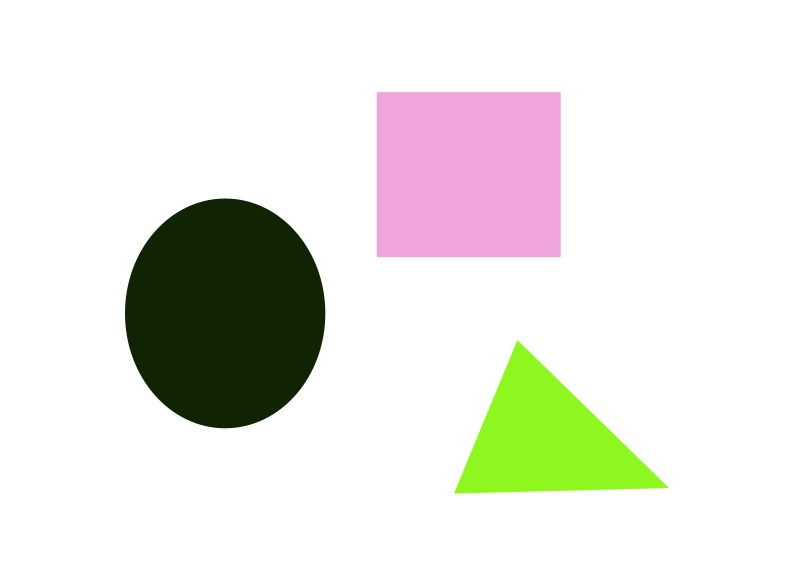
#> input picture images/test_image.jpg, 794 x 587 px
$ python main.py
#> lines starting #> are read from the running program, lines starting #| are printed output that depends on the picture; after the words box and inside, x2 and y2 are one past the last pixel; in counts of white or black regions, pixels touching at a corner belong together
### src/image_loader.py
import cv2 as cv

class ImageLoader:
    @staticmethod
    def load_image(image_path):

        image = cv.imread(image_path)
        if image is None:
            raise FileNotFoundError(f"Error: Unable to load image at path {image_path}.")
        return image

    @staticmethod
    def save_image(image, save_path):

        cv.imwrite(save_path, image)
        print(f"Image saved as {save_path}")

### src/shape_detector.py
import cv2 as cv

class ShapeDetector:
    @staticmethod
    def preprocess_image(image, blur_ksize=(5, 5), canny_thresh1=50, canny_thresh2=150):
        """Convert image to grayscale, blur it, and apply Canny edge detection."""
        gray = cv.cvtColor(image, cv.COLOR_BGR2GRAY)
        blurred = cv.GaussianBlur(gray, blur_ksize, 0)
        edged = cv.Canny(blurred, canny_thresh1, canny_thresh2)
        return edged

    @staticmethod
    def detect_shapes(image):
        """Detect shapes in an image."""
        edged = ShapeDetector.preprocess_image(image)
        contours, _ = cv.findContours(edged, cv.RETR_EXTERNAL, cv.CHAIN_APPROX_SIMPLE)
        shapes = []

        for contour in contours:
            epsilon = 0.04 * cv.arcLength(contour, True)
            approx = cv.approxPolyDP(contour, epsilon, True)
            x, y, w, h = cv.boundingRect(approx)

            if len(approx) == 3:
                shape_name = "Triangle"
            elif len(approx) == 4:
                aspect_ratio = w / float(h)
                shape_name = "Square" if 0.95 <= aspect_ratio <= 1.05 else "Rectangle"
            elif len(approx) == 5:
                shape_name = "Pentagon"
            else:
                shape_name = "Circle"

            shapes.append((approx, shape_name, (x, y)))

        return shapes

### src/image_processor.py
import cv2 as cv

class ImageProcessor:
    @staticmethod
    def annotate_image(image, shapes):

        for approx, shape_name, (x, y) in shapes:
            cv.drawContours(image, [approx], -1, (0, 255, 0), 2)
            cv.putText(image, shape_name, (x, y - 10), cv.FONT_HERSHEY_SIMPLEX, 0.5, (0, 255, 0), 2)
        return image

### src/image_display.py
import cv2 as cv

class ImageDisplay:
    @staticmethod
    def display_image(window_name, image):

        cv.imshow(window_name, image)
        cv.waitKey(0)
        cv.destroyAllWindows()

### src/main.py
import cv2 as cv
import os
from image_loader import ImageLoader
from shape_detector import ShapeDetector
from image_display import ImageDisplay
from image_processor import ImageProcessor


def main(image_path, save_path):

    """Main function to load image, detect shapes, classify and save the image."""
    try:

        image = ImageLoader.load_image(image_path)
#> in load_image, image is the input picture: shape (587, 794, 3); mean B, G, R 225.4, 231.9, 231.5

        # Display the original image
        ImageDisplay.display_image("Original Image", image)

        # Detect shapes
        shapes = ShapeDetector.detect_shapes(image)
#> in preprocess_image, `gray = cv.cvtColor(image, cv.COLOR_BGR2GRAY)`:
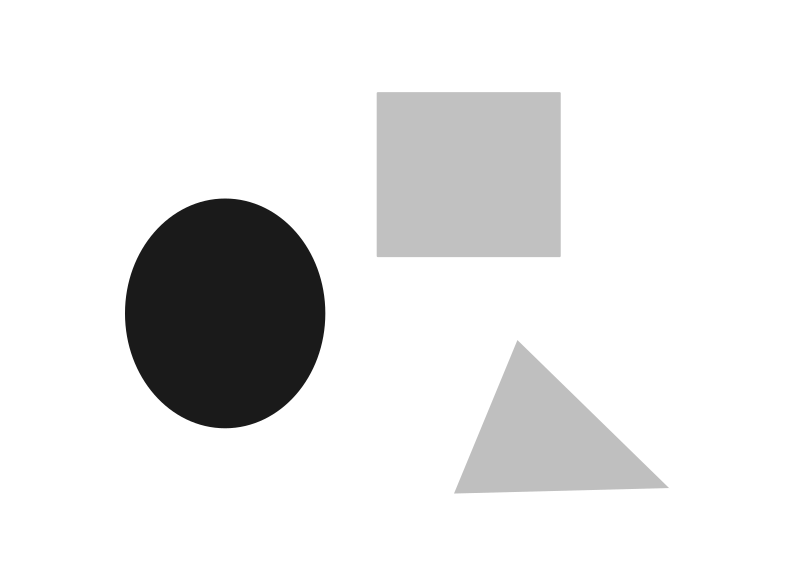
#> gray: shape (587, 794); min 26, max 255, mean 231
#> in preprocess_image, `edged = cv.Canny(blurred, canny_thresh1, canny_thresh2)`:
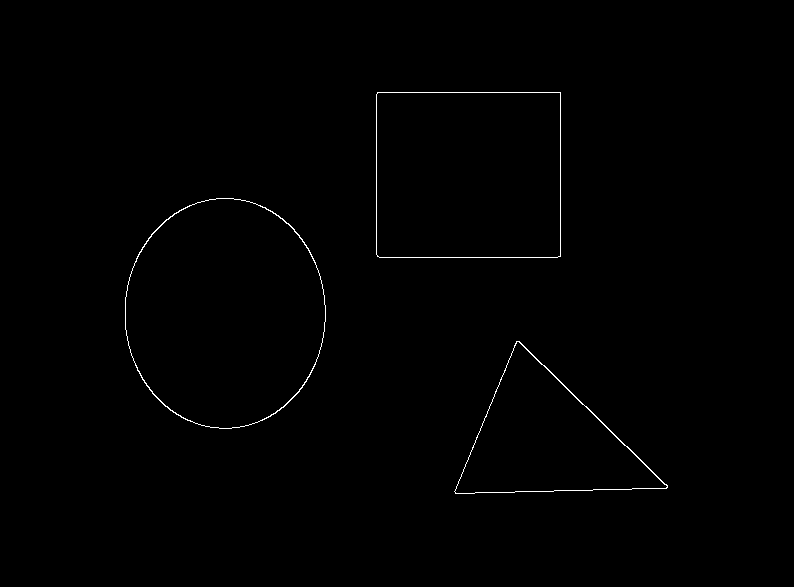
#> edged: shape (587, 794); 0.46% white in thin lines or dots, all inside (x1, y1, x2, y2) = (125, 92, 668, 494)
#> in detect_shapes, `contours, _ = cv.findContours(edged, cv.RETR_EXTERNAL, cv.CHAIN_APPROX..`: contours = 3 contours; box (x1, y1, x2, y2) and area: (125, 198, 326, 429) 36230, (376, 92, 561, 258) 30352, (454, 341, 668, 494) 16408
#> the loop in detect_shapes, `for contour in contours:` made 3 passes
#> (epsilon, approx, x, y, w, h, aspect_ratio, shape_name) on pass 3: (27.83, [[377, 92], [377, 256], [560, 256], [560, 92]], 377, 92, 184, 165, 1.12, 'Rectangle')
#> (epsilon, approx, x, y, w, h, shape_name) on pass 1: (24.21, [[454, 491], [667, 485], [516, 341]], 454, 341, 214, 151, 'Triangle')
#> after the loop in detect_shapes, `for contour in contours:`: shapes = 3 items
#> shapes = 3 items

        # Classify with detected shapes
        annotated_image = ImageProcessor.annotate_image(image, shapes)
#> the loop in annotate_image, `for approx, shape_name, (x, y) in shapes:` made 3 passes
#> (approx, shape_name, x, y) on passes 1, 3: ([[454, 491], [667, 485], [516, 341]], 'Triangle', 454, 341), ([[377, 92], [377, 256], [560, 256], [560, 92]], 'Rectangle', 377, 92)
#> (shape_name, x, y) on pass 2: ('Circle', 125, 198)
#> after the loop in annotate_image, `for approx, shape_name, (x, y) in shapes:`:
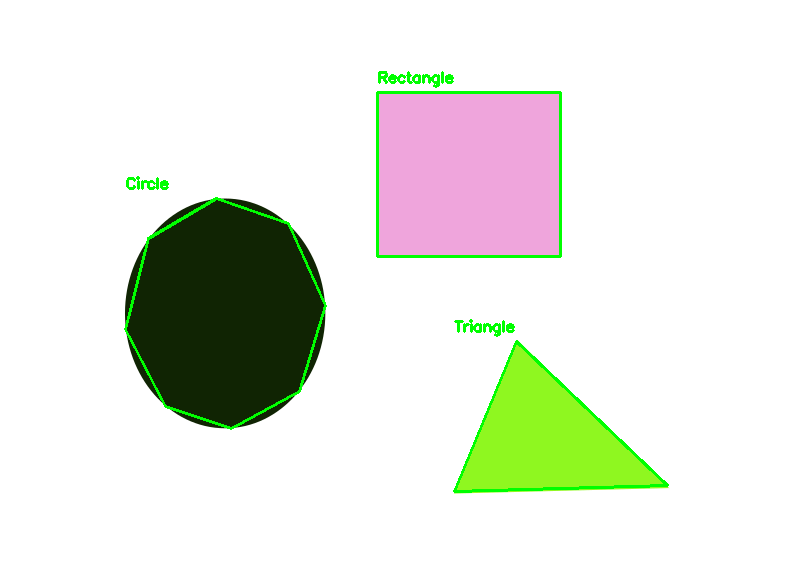
#> image: shape (587, 794, 3); 1.49% of pixels changed, all inside (x1, y1, x2, y2) = (124, 71, 669, 493)

        ImageDisplay.display_image("Shapes Detected", annotated_image)

        ImageLoader.save_image(annotated_image, save_path)

    except FileNotFoundError as e:
        print(e)
    except Exception as e:
        print(f"An unexpected error occurred: {e}")

if __name__ == "__main__":

    current_dir = os.path.dirname(os.path.abspath(__file__))
    image_dir = os.path.join(os.path.dirname(current_dir), "images")
    image_path = os.path.join(image_dir, "test_image.jpg")
    save_path = os.path.join(image_dir, "modified_image.jpg")
    main(image_path, save_path)
